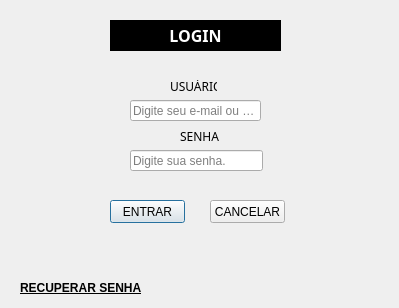
<?xml version="1.0" encoding="UTF-8"?>
<ui version="4.0">
 <class>Dialog</class>
 <widget class="QDialog" name="Dialog">
  <property name="geometry">
   <rect>
    <x>0</x>
    <y>0</y>
    <width>399</width>
    <height>308</height>
   </rect>
  </property>
  <property name="windowTitle">
   <string>Tela de Login</string>
  </property>
  <widget class="QLabel" name="label">
   <property name="geometry">
    <rect>
     <x>110</x>
     <y>20</y>
     <width>171</width>
     <height>31</height>
    </rect>
   </property>
   <property name="font">
    <font>
     <family>Ebrima</family>
     <pointsize>12</pointsize>
     <weight>75</weight>
     <bold>true</bold>
    </font>
   </property>
   <property name="styleSheet">
    <string notr="true">background-color: rgb(0, 0, 0);
color: rgb(255, 255, 255);</string>
   </property>
   <property name="text">
    <string>LOGIN</string>
   </property>
   <property name="alignment">
    <set>Qt::AlignCenter</set>
   </property>
  </widget>
  <widget class="QLabel" name="label_2">
   <property name="geometry">
    <rect>
     <x>170</x>
     <y>80</y>
     <width>47</width>
     <height>13</height>
    </rect>
   </property>
   <property name="font">
    <font>
     <family>Candara</family>
    </font>
   </property>
   <property name="text">
    <string>USUÁRIO</string>
   </property>
  </widget>
  <widget class="QLabel" name="label_3">
   <property name="geometry">
    <rect>
     <x>180</x>
     <y>130</y>
     <width>47</width>
     <height>13</height>
    </rect>
   </property>
   <property name="font">
    <font>
     <family>Candara</family>
    </font>
   </property>
   <property name="text">
    <string>SENHA</string>
   </property>
  </widget>
  <widget class="QLineEdit" name="input_usuario">
   <property name="geometry">
    <rect>
     <x>130</x>
     <y>100</y>
     <width>131</width>
     <height>21</height>
    </rect>
   </property>
   <property name="text">
    <string/>
   </property>
   <property name="placeholderText">
    <string>Digite seu e-mail ou CPF.</string>
   </property>
  </widget>
  <widget class="QLineEdit" name="input_senha">
   <property name="geometry">
    <rect>
     <x>130</x>
     <y>150</y>
     <width>133</width>
     <height>21</height>
    </rect>
   </property>
   <property name="echoMode">
    <enum>QLineEdit::Password</enum>
   </property>
   <property name="placeholderText">
    <string>Digite sua senha.</string>
   </property>
  </widget>
  <widget class="QLabel" name="label_4">
   <property name="geometry">
    <rect>
     <x>20</x>
     <y>280</y>
     <width>121</width>
     <height>16</height>
    </rect>
   </property>
   <property name="text">
    <string>&lt;html&gt;&lt;head/&gt;&lt;body&gt;&lt;p&gt;&lt;span style=&quot; font-weight:600; text-decoration: underline;&quot;&gt;RECUPERAR SENHA&lt;/span&gt;&lt;/p&gt;&lt;/body&gt;&lt;/html&gt;</string>
   </property>
  </widget>
  <widget class="QPushButton" name="pushButton">
   <property name="geometry">
    <rect>
     <x>110</x>
     <y>200</y>
     <width>75</width>
     <height>23</height>
    </rect>
   </property>
   <property name="text">
    <string>ENTRAR</string>
   </property>
  </widget>
  <widget class="QPushButton" name="pushButton_2">
   <property name="geometry">
    <rect>
     <x>210</x>
     <y>200</y>
     <width>75</width>
     <height>23</height>
    </rect>
   </property>
   <property name="text">
    <string>CANCELAR</string>
   </property>
  </widget>
 </widget>
 <resources/>
 <connections/>
</ui>
